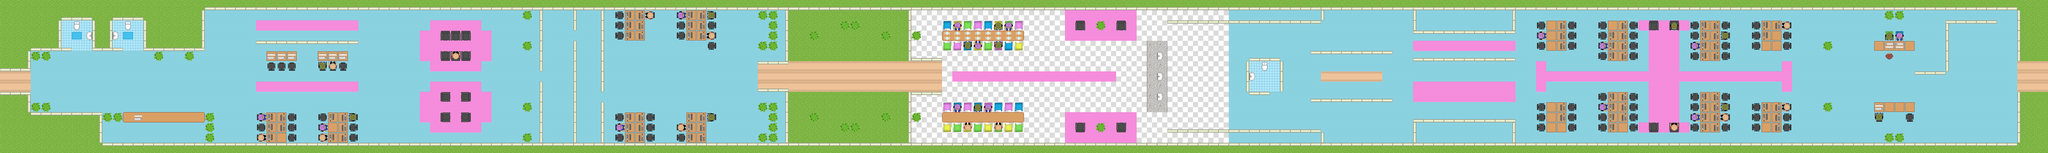

Rendered tile map (Tiled .tmx) drawn with the repository's tilesets; below, a short description and the map source with its tile grids summarised:
An orthogonal 200x15 tile map with 32x32 px tiles, 5 tile layers (Tile Layer 4, Tile Layer 1, Tile Layer 2, Tile Layer 3, ...) and 180 objects (13x ea, 8x sm, 5x secret, 2x follow, phone, ...).

<map version="1.0" orientation="orthogonal" renderorder="right-down" width="200" height="15" tilewidth="32" tileheight="32" nextobjectid="285">
 <tileset firstgid="1" name="tileset" tilewidth="32" tileheight="32" tilecount="400" columns="20">
  <image source="tileset.png" width="640" height="640" />
 </tileset>
 <layer name="Tile Layer 4" width="200" height="15">
  <data>[3000 cells, 3000 non-empty, 4 distinct tile ids]</data>
 </layer>
 <layer name="Tile Layer 1" width="200" height="15">
  <data>[3000 cells, 2016 non-empty, 16 distinct tile ids]</data>
 </layer>
 <layer name="Tile Layer 2" width="200" height="15">
  <data>[3000 cells, 519 non-empty, 33 distinct tile ids]</data>
 </layer>
 <layer name="Tile Layer 3" width="200" height="15">
  <data>[3000 cells, 163 non-empty, 24 distinct tile ids]</data>
 </layer>
 <layer name="Tile Layer 5" width="200" height="15">
  <data>[3000 cells, 29 non-empty, 9 distinct tile ids]</data>
 </layer>
 <objectgroup name="Block">
  <object id="35" x="1376" y="96" width="96" height="32" />
  <object id="36" x="1376" y="160" width="96" height="32" />
  <object id="40" x="800" y="352" width="123.091" height="94.1818" />
  <object id="47" x="799.5" y="129" width="320.5" height="8" />
  <object id="51" x="640" y="448" width="6400" height="32" />
  <object id="53" x="640" y="0" width="6400" height="32" />
  <object id="56" x="0" y="160" width="96" height="64" />
  <object id="57" x="96" y="64" width="96" height="96" />
  <object id="58" x="608" y="0" width="32" height="128" />
  <object id="59" x="0" y="288" width="96" height="32" />
  <object id="60" x="64" y="320" width="32" height="64" />
  <object id="61" x="96" y="352" width="224" height="32" />
  <object id="62" x="288" y="384" width="32" height="64" />
  <object id="63" x="320" y="448" width="320" height="32" />
  <object id="64" x="288" y="64" width="64" height="96" />
  <object id="65" x="192" y="32" width="312" height="32" />
  <object id="66" x="448" y="32" width="32" height="128" />
  <object id="67" x="480" y="128" width="160" height="32" />
  <object id="69" x="192.364" y="150.182" width="31.2727" height="9.09091" />
  <object id="71" x="352.727" y="150.364" width="30.9091" height="8.36364" />
  <object id="73" x="231" y="68" width="17.6667" height="22" />
  <object id="74" x="390" y="68.3333" width="19" height="21" />
  <object id="78" x="1376" y="288" width="32" height="32" />
  <object id="79" x="1440" y="288" width="32" height="32" />
  <object id="80" x="1376" y="352" width="32" height="32" />
  <object id="81" x="1440" y="352" width="32" height="32" />
  <object id="82" x="992" y="352" width="123.091" height="94.1818" />
  <object id="83" x="832" y="160" width="96" height="64" />
  <object id="84" x="992" y="160" width="96" height="64" />
  <object id="85" x="1688" y="37" width="6" height="185" />
  <object id="86" x="1687" y="259" width="7" height="188" />
  <object id="88" x="1795" y="35" width="3" height="58.3333" />
  <object id="89" x="1794" y="128" width="4" height="318" />
  <object id="103" x="480" y="160" width="32" height="32" />
  <object id="104" x="576" y="160" width="32" height="32" />
  <object id="105" x="320" y="352" width="352" height="96" />
  <object id="121" x="1878" y="34" width="8" height="253.333" />
  <object id="122" x="1878" y="320.667" width="10.6667" height="127.333" />
  <object id="126" x="2369.33" y="195.333" width="92.6667" height="3.33333" />
  <object id="127" x="2453.33" y="34" width="8" height="162.667" />
  <object id="128" x="2368.67" y="280" width="94.6667" height="6.66667" />
  <object id="129" x="2454.67" y="448" width="3.33333" />
  <object id="130" x="2454.67" y="284.667" width="6.66667" height="168" />
  <object id="133" x="1632" y="32" width="32" height="32" />
  <object id="134" x="1632" y="128" width="32" height="32" />
  <object id="135" x="1632" y="320" width="32" height="32" />
  <object id="136" x="1632" y="416" width="32" height="32" />
  <object id="137" x="1920" y="32" width="96" height="96" />
  <object id="138" x="2016" y="32" width="32" height="32" />
  <object id="139" x="2112" y="32" width="128" height="96" />
  <object id="140" x="2208" y="128" width="32" height="32" />
  <object id="141" x="1920" y="352" width="128" height="96" />
  <object id="142" x="2144" y="352" width="64" height="96" />
  <object id="143" x="2208" y="352" width="32" height="32" />
  <object id="144" x="2112" y="384" width="32" height="64" />
  <object id="145" x="2368" y="128" width="64" height="32" />
  <object id="146" x="2368" y="32" width="64" height="32" />
  <object id="147" x="2400" y="64" width="32" height="64" />
  <object id="148" x="2368" y="320" width="64" height="32" />
  <object id="149" x="2368" y="416" width="64" height="32" />
  <object id="150" x="2400" y="352" width="32" height="64" />
  <object id="151" x="96" y="160" width="64" height="32" />
  <object id="152" x="96" y="320" width="64" height="32" />
  <object id="154" x="270.667" y="99.3333" width="15.3333" height="26.6667" />
  <object id="155" x="353.333" y="98.6667" width="17.3333" height="28" />
  <object id="158" x="2528" y="96" width="32" height="32" />
  <object id="159" x="2624" y="64" width="64" height="32" />
  <object id="160" x="2752" y="96" width="32" height="32" />
  <object id="161" x="2528" y="352" width="32" height="32" />
  <object id="163" x="2624" y="384" width="64" height="32" />
  <object id="164" x="2752" y="352" width="32" height="32" />
  <object id="165" x="2839.33" y="34" width="8.66667" height="156" />
  <object id="167" x="2840.67" y="184" width="102.667" height="5.33333" />
  <object id="168" x="2840" y="289.333" width="102.667" height="6.66667" />
  <object id="169" x="2840" y="295.333" width="7.33333" height="152.667" />
  <object id="171" x="2945.33" y="65.3333" width="254" height="93.3333" />
  <object id="172" x="2944" y="320.667" width="254.667" height="95.3333" />
  <object id="183" x="3648.67" y="67.3333" width="478" height="3.33333" />
  <object id="184" x="3584" y="128" width="63.3333" height="222.667" />
  <object id="185" x="3648" y="405.333" width="480" height="8" />
  <object id="186" x="3894.67" y="194" width="7.33333" height="92.6667" />
  <object id="187" x="3906" y="184.667" width="91.3333" height="5.33333" />
  <object id="188" x="4001.33" y="193.333" width="6.66667" height="92.6667" />
  <object id="190" x="3905.33" y="288.667" width="62" height="7.33333" />
  <object id="191" x="3903.33" y="226" width="18.6667" height="29.3333" />
  <object id="192" x="3942.67" y="192.667" width="18" height="29.3333" />
  <object id="194" x="2848" y="96" width="32" height="32" />
  <object id="195" x="2848" y="352" width="32" height="32" />
  <object id="196" x="3424" y="64" width="32" height="32" />
  <object id="197" x="3424" y="384" width="32" height="32" />
  <object id="202" x="4129.33" y="34" width="5.33333" height="29.3333" />
  <object id="203" x="4129.33" y="418" width="6.66667" height="28.6667" />
  <object id="204" x="4096" y="162" width="254.667" height="6.66667" />
  <object id="205" x="4097.33" y="312" width="256.667" height="4.66667" />
  <object id="206" x="4418.67" y="34.6667" width="4.66667" height="68.6667" />
  <object id="207" x="4727.33" y="34.6667" width="6.66667" height="70" />
  <object id="208" x="4419.33" y="98.6667" width="252" height="4.66667" />
  <object id="209" x="4417.33" y="376.667" width="8" height="70.6667" />
  <object id="210" x="4418" y="376.667" width="317.333" height="5.33333" />
  <object id="233" x="4800" y="64" width="128" height="96" />
  <object id="234" x="4992" y="64" width="128" height="128" />
  </objectgroup>
 <objectgroup name="Char">
  <!-- 50 objects omitted --></objectgroup>
 <objectgroup name="Wall">
  <!-- 27 objects omitted --></objectgroup>
 <objectgroup name="Stuff">
  <!-- 9 objects omitted --></objectgroup>
</map>
<!-- 79 of 180 objects omitted -->
